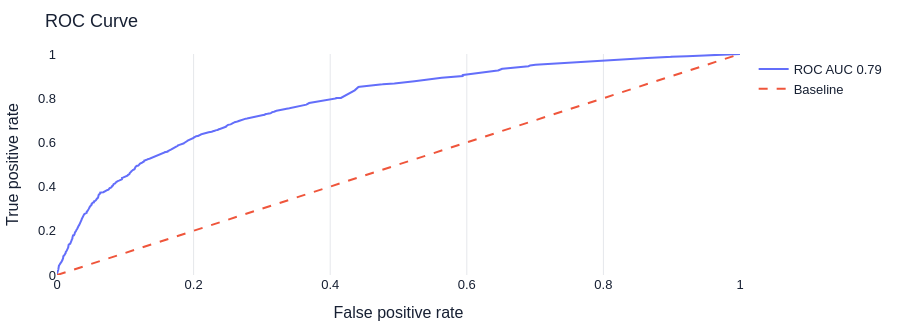

Notebook code for this chart:
### Code cell
test_probabilities = pd.Series(model.predict_proba(X_test), index=target.loc[test_mask].index, name="priority_score")
display(plot_roc_curve(y_test, test_probabilities))
display(plot_precision_recall_curve(y_test, test_probabilities))

### Figure 1 — Plotly figure (JSON) as saved in the notebook; plotly's stock layout.template omitted (floating-point values rounded to 4 significant figures; data arrays with more than 128 entries replaced by an {"elided": "..."} marker saying what was removed)
{"data": [{"mode": "lines", "name": "ROC AUC 0.79", "type": "scatter", "x": {"elided": "1023 float values"}, "y": {"elided": "1023 float values"}}, {"line": {"dash": "dash"}, "mode": "lines", "name": "Baseline", "type": "scatter", "x": [0, 1], "y": [0, 1]}], "layout": {"font": {"color": "#172033", "family": "Arial, sans-serif", "size": 13}, "height": 330, "hoverlabel": {"bgcolor": "white", "font": {"size": 12}}, "legend": {"title": {"text": ""}}, "margin": {"b": 36, "l": 16, "r": 16, "t": 54}, "title": {"text": "ROC Curve"}, "xaxis": {"gridcolor": "#e5e7eb", "range": [0, 1], "showgrid": true, "title": {"text": "False positive rate"}, "zeroline": false}, "yaxis": {"range": [0, 1], "showgrid": false, "title": {"text": "True positive rate"}, "zeroline": false}}}
